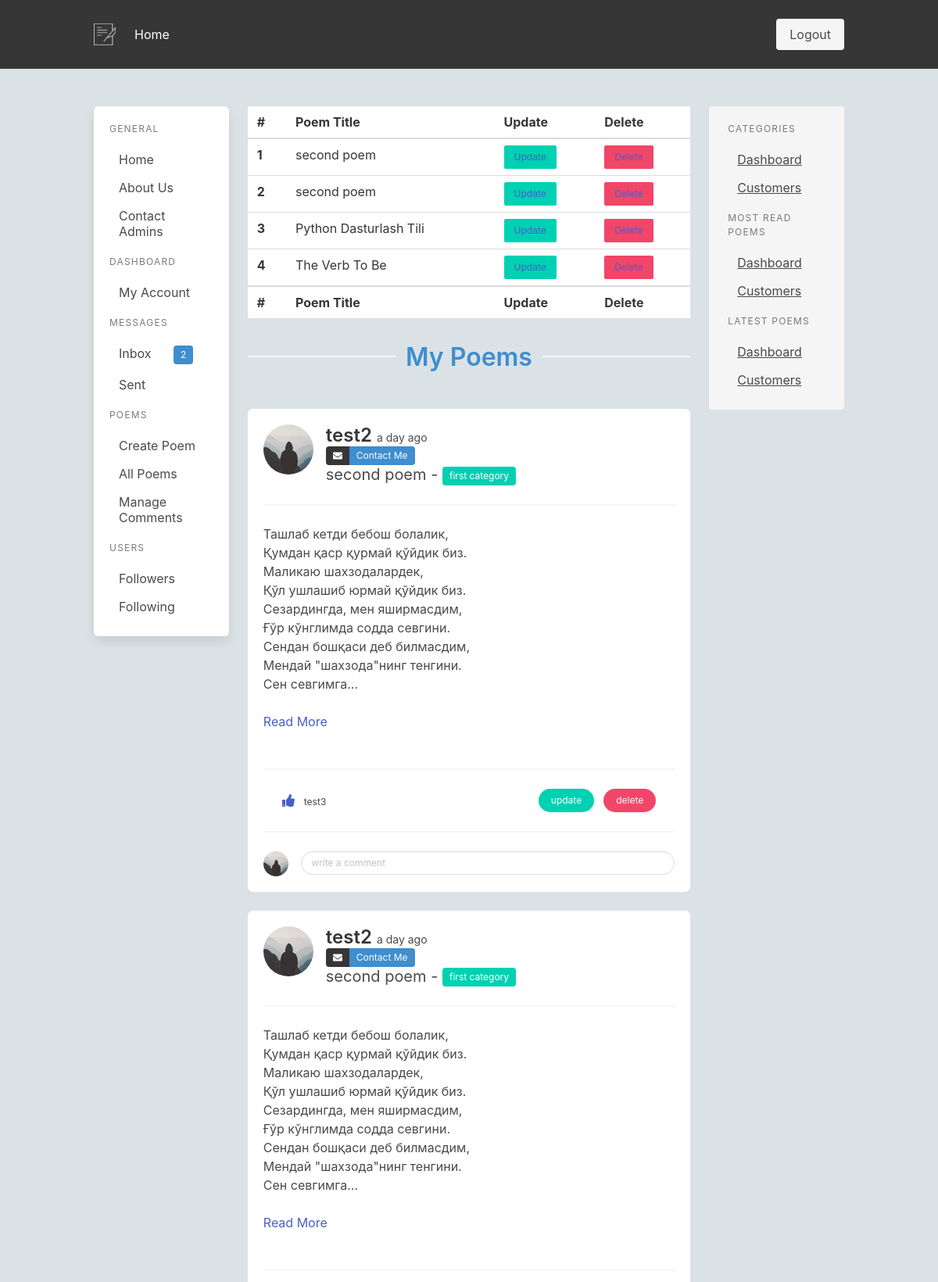
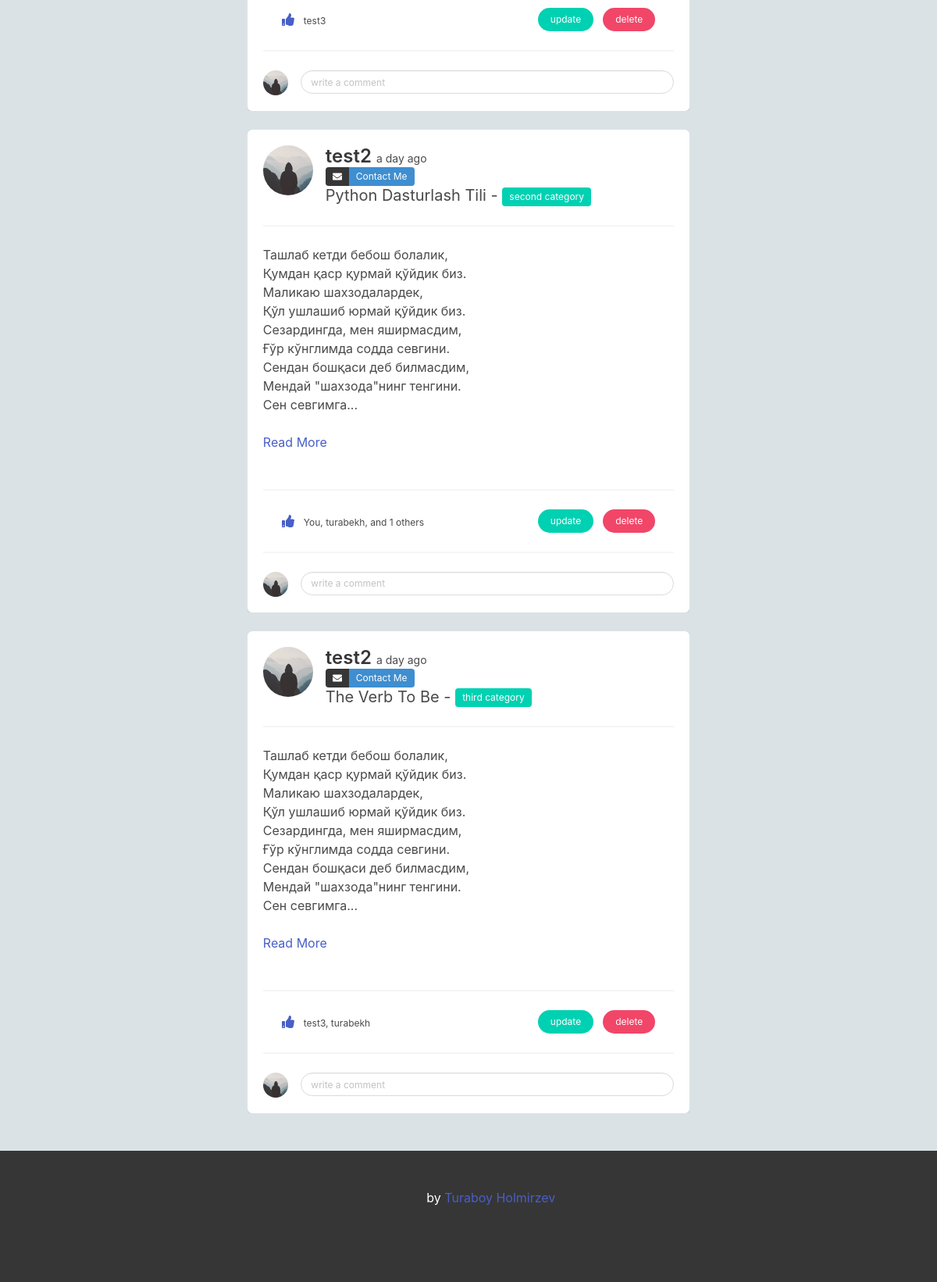
The page /poems/test2 (signed in) on the database its author committed (2 pictures, top to bottom).
### app/models.py (models this page shows, shortened)
class Message(db.Model):
    id = db.Column(db.Integer, primary_key=True)
    body = db.Column(db.String(140))
    is_read = db.Column(db.Boolean, default=False)
    create_at = db.Column(db.DateTime, default=datetime.utcnow)
    sent_user_id = db.Column(db.Integer, db.ForeignKey('user.id'), nullable=False)
    received_user_id = db.Column(db.Integer, db.ForeignKey('user.id'), nullable=False)

class SearchableMixin(object):
    @classmethod
    def search(cls, expression, page, per_page):
        ids, total = query_index(cls.__tablename__, expression, page, per_page)
        if total == 0:
            return cls.query.filter_by(id=0), 0
        when = []
        for i in range(len(ids)):
            when.append((ids[i], i))
        return cls.query.filter(cls.id.in_(ids)).order_by(
            db.case(when, value=cls.id)), total

class Poem(SearchableMixin, db.Model):
    __searchable__ = ["body",]
    id = db.Column(db.Integer, primary_key=True)
    title = db.Column(db.String(200))
    body = db.Column(db.String(140))
    audio = db.Column(db.String(200), nullable=True)
    created_at = db.Column(db.DateTime, index=True, default=datetime.utcnow)
    user_id = db.Column(db.Integer, db.ForeignKey('user.id'))
    category_id = db.Column(db.Integer, db.ForeignKey("category.id"))
    liked = db.relationship(
        'User', secondary = lambda: user_likes, backref="likes")
    def get_liked_users(self):
        return [u.username for u in self.liked]
    def get_short_user_likes(self):
        r = [n for n in self.get_liked_users() if n != current_user.username][:2]
        if len(self.get_liked_users()) > 2:
            r.append(f" and {len(self.get_liked_users()) -2 } others" )
        if current_user in self.liked:
            if len(r) == 1:
                r = ["You"] + r
            else:
                r [0]= "You"
        return ", ".join(r)

class User(UserMixin, db.Model):
    id = db.Column(db.Integer, primary_key=True)
    username = db.Column(db.String(64), index=True, unique=True)
    email = db.Column(db.String(120), index=True, unique=True)
    image_file = db.Column(db.String(120), nullable=True, default="default.jpg")
    password_hash = db.Column(db.String(128))
    about_me = db.Column(db.String(140))
    is_admin = db.Column(db.Boolean, default=False)
    last_seen = db.Column(db.DateTime, default=datetime.utcnow)
    poems = db.relationship('Poem', backref='author', lazy='dynamic')
    sent_messages = db.relationship('Message', backref='sent_user', lazy=True, foreign_keys='Message.sent_user_id')
    received_messages = db.relationship('Message', backref='received_user', lazy=True, foreign_keys='Message.received_user_id')
    followed = db.relationship(
        'User', secondary=followers,
        primaryjoin=(followers.c.follower_id == id),
        secondaryjoin=(followers.c.followed_id == id),
        backref=db.backref('followers', lazy='dynamic'), lazy='dynamic')
    def new_inbox_messages(self):
        return len([m for m in self.received_messages if m.is_read == False])

class Category(db.Model):
    id = db.Column(db.Integer, primary_key=True)
    name = db.Column(db.String(300), nullable=False)
    poems = db.relationship('Poem', backref='category', lazy='dynamic')

### app/poems/routes.py (the view)
@bp.route("/<username>", methods=["GET", "POST"])
def poem_list(username):
    comment_form = CommentForm()
    user = User.query.filter_by(username=username).first_or_404()
    if user != current_user:
        return redirect(url_for("main.index"))
    return render_template("poems/poem_list.html", poems=user.poems.all(), user=user, comment_form=comment_form)

### app/main/forms.py
class CommentForm(FlaskForm):
    body = StringField('Content', validators=[DataRequired()])
    submit = SubmitField('Submit')

### app/models.py (called while the page is built)
@login.user_loader
def load_user(id):
    return User.query.get(int(id))

### app/templates/poems/poem_list.html (shortened to what this page needs)
{% extends "layout/base.html" %}
{% block content %}
    {% if user == current_user %}
        <section class="table-container">
            <table class="table is-fullwidth">
                <thead>
                    <tr>
                    <th>#</th>
                    <th>Poem Title</th>
                    <th>Update</th>
                    <th>Delete</th>
                    </tr>
                </thead>
                <tfoot>
                    <tr>
                    <th>#</th>
                    <th>Poem Title</th>
                    <th>Update</th>
                    <th>Delete</th>
                    </tr>
                </tfoot>
                <tbody>
                    {% for poem in poems %}
                    <tr>
                        <th>{{loop.index}}</th>
                        <td>{{poem.title}}</td>
                        <td>
                            <button class="button is-small is-primary">
                                <a href="{{ url_for('poems.update_poem', id=poem.id) }}">Update</a>
                            </button>
                        </td>
                        <td>
                            <button class="button is-small is-danger">
                                <a href="{{ url_for('poems.delete_poem', id=poem.id) }}">Delete</a>
                            </button>
                        </td>
                    </tr>
                    {% endfor %}
                </tbody>
            </table>
        </section>
        <section class="columns is-gapless is-mobile">
            <div class="column"><hr></div>
            <div class="column has-text-centered">
            <p class="title is-3 pt-2 has-text-info is-hidden-mobile">My Poems</p>
            </div>
            <div class="column"><hr></div>
        </section>
        {% for poem in poems %}
        {% include "partial/poem.html" %}
        {% endfor %}
    {% endif %}
{% endblock content %}

### app/templates/layout/base.html (shortened to what this page needs)
<!DOCTYPE html>
<html style="background-color: #dae2e6;">
    <head>
        <link rel="stylesheet" href="https://cdn.jsdelivr.net/npm/bulma@0.9.0/css/bulma.min.css">
        <link rel="stylesheet" href="{{ url_for('static', filename='main.css') }}" >
    </head>
    <body>
        <header>
            {% include "layout/nav.html" %}
        </header>
        <main class="section" style="min-height: calc(100vh - 70px);">
            <div class="container">
                <div class="columns">
                    <div class="column">
                        {% include "layout/left_side_menu.html" %}
                    </div>
                    <div class="column is-three-fifths">
                    {% block content %}{% endblock %}
                    </div>
                    {% block side_menu %}
                        <div class="column is-hidden-mobile">
                            {% include "layout/right_side_menu.html" %}
                        </div>
                    {% endblock %}
                </div>
            </div>
        </main>
        {% include "layout/footer.html" %}
    </body>
</html>

### app/templates/layout/nav.html (shortened to what this page needs)
<nav class="navbar is-dark is-spaced" role="navigation" aria-label="main navigation">
    <div class="container">
        <div class="navbar-brand">
            <a class="navbar-item" href="{{ url_for('main.index') }}">
              <img class="image" src="{{ url_for('static', filename='brand3.png') }}">
            </a>
          </div>
          <div id="navbarBasicExample" class="navbar-menu">
            <div class="navbar-start is-hidden-mobile">
              <a class="navbar-item" href="{{ url_for('main.index') }}">
                Home
              </a>
           </div>
            <div class="navbar-end">
              <div class="navbar-item">
                <div class="buttons">
                    {% if current_user.is_authenticated %}
                        <a class="button is-light" href="{{ url_for('auth.logout') }}">
                            Logout
                        </a>
                    {% endif %}
                </div>
              </div>
            </div>
          </div>
    </div>
</nav>

### app/templates/layout/left_side_menu.html (shortened to what this page needs)
<aside class="menu box is-hidden-mobile">
    <p class="menu-label">General</p>
    <ul class="menu-list">
      <li><a href="{{ url_for('main.index')}}">Home</a></li>
      <li><a href="{{ url_for('main.about')}}">About Us</a></li>
      <li><a href="{{ url_for('main.contact_us')}}">Contact Admins</a></li>
    </ul>
    {% if current_user.is_authenticated %}
      <p class="menu-label">
        Dashboard
      </p>
      <ul class="menu-list">
        <li><a href="{{url_for('users.update_account', username=current_user.username) }}">My Account</a></li>
      </ul>
      <p class="menu-label">
        Messages
      </p>
      <ul class="menu-list">
        <li>
          <a href="{{ url_for('users.inbox', username=current_user.username)}}"class="tags has-addons">Inbox
            {% if current_user.new_inbox_messages() > 0 %}
            <span class="ml-5 tag is-info"> {{ current_user.new_inbox_messages() }}</span>
            {% endif %}
          </a>
        </li>
        <li><a href="{{ url_for('users.outbox', username=current_user.username)}}">Sent</a></li>
      </ul>
      <p class="menu-label">
        Poems
      </p>
      <ul class="menu-list">
        <li>
          <a href="{{ url_for('poems.create_poem') }}">Create Poem</a>
        </li>
        <li>
          <a href="{{ url_for('poems.poem_list', username=current_user.username) }}">All Poems</a>
        </li>
        <li><a>Manage Comments</a></li>
      </ul>
      <p class="menu-label">
        Users
      </p>
      <ul class="menu-list">
        <li><a>Followers</a></li>
        <li><a>Following</a></li>
      </ul>
    {% endif %}
</aside>

### app/templates/partial/poem.html (shortened to what this page needs)
<section class="mt-5" style="overflow: hidden;">
    <div class="box">
        <article class="media">
          <div class="media-left">
            <figure class="image is-64x64 is-square">
              <a href="{{ url_for('users.user', username=poem.author.username)}}">
                <img class="is-rounded has-ratio" src="{{ url_for('static', filename='profile_pics/' + poem.author.image_file)  }}" alt="Image">
              </a>
            </figure>
          </div>
          <div class="media-content">
            <strong>
              <a href="{{ url_for('users.user', username=poem.author.username) }}" class="title is-4">
                  {{ poem.author.username }}
              </a>
          </strong>
          <small class="content">{{ moment(poem.created_at).fromNow() }}</small>
            <div class="control">
              <div class="tags has-addons">
                <span class="tag is-dark"><i class="fa fa-envelope" aria-hidden="true"></i></span>
                <span class="tag is-info"><a href="" class="has-text-white">Contact Me</a></span>
              </div>
            </div>
            <p class="subtitle is-5">
              {{ poem.title}} - <span class="tag is-primary">{{ poem.category.name}}</span>
            </p>
          </div>
        </article>
        <hr class="mb-0">
        <div class="content">
          <p class="is-size-6 short-text" style="white-space: pre-line;">
            {{ poem.body | truncate(255, False, end="...") }}
            {% if poem.body | length() > 255 %}
            <a onclick="toggleText(event)" class="m-0 p-0">Read More</a>
            {% endif %}
          </p>
        </div>
        <hr>
        <nav class="level px-5 is-mobile">
            <div class="level-left">
              <a class="level-item" data-poem-id="{{poem.id}}" onclick="showLike({{ poem.id}}, {{current_user.id}})">
                <span class="icon is-small">
                  <i class="fa fa-thumbs-up" aria-hidden="true"></i>
                </span>
              </a>
                <div id="like-{{poem.id}}" class="level-item">
                  {% if poem.liked|length > 0 %}
                    <p class="help">{{poem.get_short_user_likes() }}</p>
                  {% endif %}
                </div>
            </div>
            {% if poem.author == current_user %}
              <div class="level-right">
                <div class="level-item">
                  <a href="{{ url_for('poems.update_poem', id=poem.id)}}" class="button is-primary is-small is-rounded">update</a>
                </div>
                <div class="level-item">
                  <a href="{{ url_for('poems.delete_poem', id=poem.id)}}" class="button is-danger is-small is-rounded">delete</a>
                </div>
              </div>
            {% endif %}
          </nav>
          <hr>
          {% if current_user.is_authenticated %}
            {% include "forms/comments/create_comment_form.html" %}
          {% endif %}
    </div>
  </section>

### app/templates/forms/comments/create_comment_form.html
<article class="media">
    <div class="media-left">
      <figure class="image is-32x32 is-square">
            <img src="{{ url_for('static', filename='profile_pics/' + current_user.image_file) }}" class="is-rounded" alt="Image">
      </figure>
    </div>
    <div class="media-content">
      <div class="content">
        <div class="field">
          <div class="control">
              <form action="" method="post">
                {{ comment_form.body(class_="input is-small is-rounded", placeholder="write a comment") }}
              </form>
          </div>
        </div>
      </div>
    </div>
</article>

### app/templates/layout/right_side_menu.html
<aside class="menu notification">
    <p class="menu-label">
      Categories
    </p>
    <ul class="menu-list">
      <li><a>Dashboard</a></li>
      <li><a>Customers</a></li>
    </ul>
    <p class="menu-label">
        Most Read Poems
      </p>
      <ul class="menu-list">
        <li><a>Dashboard</a></li>
        <li><a>Customers</a></li>
      </ul>
      <p class="menu-label">
        Latest Poems
      </p>
      <ul class="menu-list">
        <li><a>Dashboard</a></li>
        <li><a>Customers</a></li>
      </ul>
</aside>

### app/templates/layout/footer.html
<footer class="footer has-background-dark">
    <div class="content has-text-centered has-text-white">
      <p>
        <strong>Poems</strong> by <a href="#">Turaboy Holmirzev</a>
      </p>
    </div>
</footer>

### rows shown on the page
Message: new_inbox_messages "2"
Poem: title "second poem", image_file (placeholder picture), author.username "test2", created_at "a day ago", category.name "first category", body "Ташлаб кетди бебош болалик, Қумдан қаср қурмай қўйдик биз. Маликаю шаxзодалардек, Қўл ушлашиб юрмай қўйдик биз. Сезардингда, мен яширмасдим, Ғўр кўнглимда содда севгини. Сендан бошқаси деб билмасдим, Мендай \"шаxзода\"нинг тенгини. Сен севгимга...", shows "Read More", get_short_user_likes "test3"
Poem: title "second poem", image_file (placeholder picture), author.username "test2", created_at "a day ago", category.name "first category", body "Ташлаб кетди бебош болалик, Қумдан қаср қурмай қўйдик биз. Маликаю шаxзодалардек, Қўл ушлашиб юрмай қўйдик биз. Сезардингда, мен яширмасдим, Ғўр кўнглимда содда севгини. Сендан бошқаси деб билмасдим, Мендай \"шаxзода\"нинг тенгини. Сен севгимга...", shows "Read More", get_short_user_likes "test3"
Poem: title "Python Dasturlash Tili", image_file (placeholder picture), author.username "test2", created_at "a day ago", category.name "second category", body "Ташлаб кетди бебош болалик, Қумдан қаср қурмай қўйдик биз. Маликаю шаxзодалардек, Қўл ушлашиб юрмай қўйдик биз. Сезардингда, мен яширмасдим, Ғўр кўнглимда содда севгини. Сендан бошқаси деб билмасдим, Мендай \"шаxзода\"нинг тенгини. Сен севгимга...", shows "Read More", get_short_user_likes "You, turabekh, and 1 others"
Poem: title "The Verb To Be", image_file (placeholder picture), author.username "test2", created_at "a day ago", category.name "third category", body "Ташлаб кетди бебош болалик, Қумдан қаср қурмай қўйдик биз. Маликаю шаxзодалардек, Қўл ушлашиб юрмай қўйдик биз. Сезардингда, мен яширмасдим, Ғўр кўнглимда содда севгини. Сендан бошқаси деб билмасдим, Мендай \"шаxзода\"нинг тенгини. Сен севгимга...", shows "Read More", get_short_user_likes "test3, turabekh"
